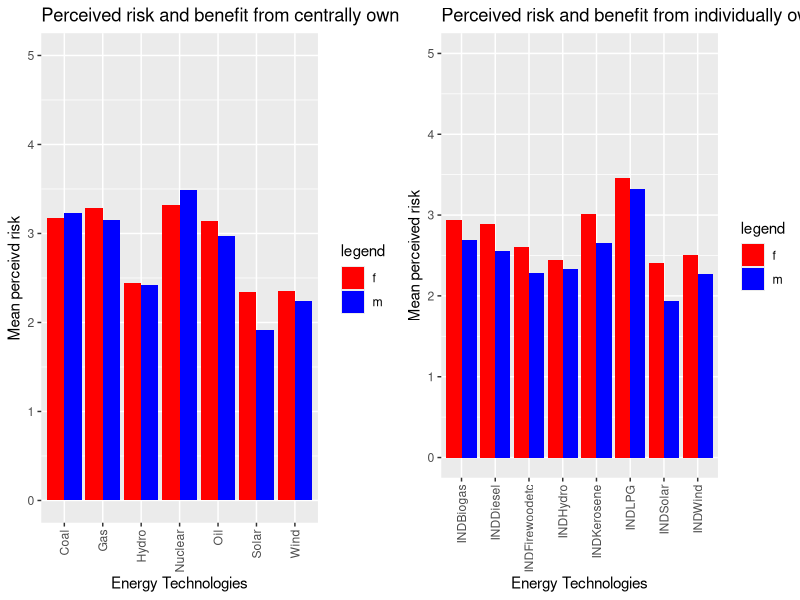

Write R code to recreate this figure. (Note: this script raises an error after producing the figure.)
## ---- chunk 1
  knitr::opts_chunk$set(warning = FALSE, message = FALSE)

suppressPackageStartupMessages(library(tidyverse))
suppressPackageStartupMessages(library(readxl))
suppressPackageStartupMessages(library(dplyr))
suppressPackageStartupMessages(library(tidyr))
suppressPackageStartupMessages(library(ggplot2))

## ---- chunk 2
knitr::opts_chunk$set(warning = FALSE, message = FALSE)
moduletwo <- read_excel(here::here("thesis_surveydata/political_factors_complete.xlsx"))
module2 <- data.frame(moduletwo)
module2[module2 == "Rather not say/ Don't know"] <- "Rather not say/Don't know"

# loaded data set for module 2 eco -pol variables and removes the rows with question number and question text
## ---- chunk 3
knitr::opts_chunk$set(warning = FALSE, message = FALSE)
#This chunk contains the coding schemes of various scales used in survey one: eco-political factors, kahan scale and acceptance scale
codedmodule2 <- module2 %>%
  
#remove row 1
  filter(!row_number() %in% c(1,2)) %>% 
  
# replace risky likert scale with numbers
  mutate_at(vars(starts_with("Risky")), funs(case_when(. =="Not at all risky" ~ 1, 
                                                       . =="Slightly risky" ~ 2, 
                                                       . =="Moderately risky" ~ 3, 
                                                       . =="Very risky" ~ 4, 
                                                       . =="Extremely risky" ~ 5))) %>%

# replace beneficial likert scale with numbers  
  mutate_at(vars(starts_with("Ben")), funs(case_when(. =="Not at all beneficial" ~ 1,
                                                     . =="Slightly beneficial" ~ 2,
                                                     . =="Moderately beneficial" ~ 3,
                                                     . =="Very beneficial" ~ 4,
                                                     . =="Extremely beneficial" ~ 5 ))) %>%

# replace nuclear acceptance likert scale with numbers
  mutate_at(vars(N_accept,N_reluctantlyaccept,N_reject), funs(case_when(. == "Strongly disagree" ~ 1, 
                                                                        . == "Somewhat disagree" ~ 2,
                                                                        . == "Neither agree nor disagree" ~3,
                                                                        . == "Somewhat agree" ~ 4,
                                                                        . == "Strongly agree" ~ 5))) %>%
  
# code likert scale for variables for Kahan scale into numbers
  mutate_at(vars(starts_with (c("K_I","K_H","DISPLACE", "POLLUTE", "HEALTH", "JOBS", "BEAUTY", "PRIDE", "NPRIDE", "DEV", "PROSPER", "RELY"))), funs(case_when(. == "Strongly disagree" ~ 1, 
               . == "Somewhat disagree" ~ 2,
               . == "Neither agree nor disagree" ~3,
               . == "Somewhat agree" ~ 4,
               . == "Strongly agree" ~ 5))) %>%
  
# reverse code for likert scale for variables for Kahan scale into numbers
  mutate_at(vars(starts_with (c("K_S","K_E"))), funs(case_when(. == "Strongly disagree" ~ 5, 
                                                               . == "Somewhat disagree" ~ 4,
                                                               . == "Neither agree nor disagree" ~3,
                                                               . == "Somewhat agree" ~ 2,
                                                               . == "Strongly agree" ~ 1))) %>%

# code eco-pol scale variables into numbers
  mutate_at(vars(SYSTEMDEMO,SYSTEMRELIGION,SYSTEMTECHNO,SYSTEMTOTAL,WEALTHLIM,MECHANISATION,DECISIONDECEN,INDUSTRYLARGE,ECONOMYGLOBAL,OWNERPVT,OWNERNOREG), funs(case_when(. == "Strongly disagree" ~ 1, 
                        . == "Somewhat disagree" ~ 2,
                        . == "Neither agree nor disagree" ~3,
                        . == "Somewhat agree" ~ 4,
                        . == "Strongly agree" ~ 5))) %>%

# reverse code eco-pol scale variables into numbers 
 mutate_at(vars(DECISIONCEN, INDUSTRYSMALL, ECONOMYLOCAL, ENVOVERDEV,OWNERPUB, OWNERREG), funs(case_when(. == "Strongly disagree" ~ 5, 
                                                                                                         . == "Somewhat disagree" ~ 4,
                                                                                                         . == "Neither agree nor disagree" ~3,
                                                                                                         . == "Somewhat agree" ~ 2,
                                                                                                         . == "Strongly agree" ~ 1)))

## ---- chunk 4

moduleone <- read_excel(here::here("thesis_surveydata/livelihood_insecurity_complete.xlsx"))
module1 <- data.frame(moduleone)

# loaded data set for module 2 eco -pol variables and removes the rows with question number and question text
## ---- chunk 5
#This chunk contains the coding schemes of various scales used in survey one: eco-political factors, kahan scale and acceptance scale
codedmodule1 <- module1 %>%
  
#remove row 1
  filter(!row_number() %in% c(1,2)) %>% 
  
# replace risky likert scale with numbers
  mutate_at(vars(starts_with("Risky")), funs(case_when(. =="Not at all risky" ~ 1, 
                                                       . =="Slightly risky" ~ 2, 
                                                       . =="Moderately risky" ~ 3, 
                                                       . =="Very risky" ~ 4, 
                                                       . =="Extremely risky" ~ 5))) %>%

# replace beneficial likert scale with numbers  
  mutate_at(vars(starts_with("Ben")), funs(case_when(. =="Not at all beneficial" ~ 1,
                                                     . =="Slightly beneficial" ~ 2,
                                                     . =="Moderately beneficial" ~ 3,
                                                     . =="Very beneficial" ~ 4,
                                                     . =="Extremely beneficial" ~ 5 ))) %>%

# replace nuclear acceptance likert scale with numbers
  mutate_at(vars(N_accept,N_reluctantlyaccept,N_reject), funs(case_when(. == "Strongly disagree" ~ 1, 
                                                                        . == "Somewhat disagree" ~ 2,
                                                                        . == "Neither agree nor disagree" ~3,
                                                                        . == "Somewhat agree" ~ 4,
                                                                        . == "Strongly agree" ~ 5)))

## ---- chunk 6

suppressPackageStartupMessages(library(tidyselect))
# combine codedmodule1 and codedmodule2

numcol2 <- codedmodule2 %>% add_column(Respondent = 1:1099, .before = "Language") 
numcol1 <- codedmodule1 %>% add_column(Respondent = 1099:2160, .before = "Language")

joineddf <-  full_join(numcol2, numcol1, by = c("Respondent", "Language", "Survey_Date", "State", "Risky_Hydro", "Risky_Solar", "Risky_Wind", "Risky_Nuclear", "Risky_Coal", "Risky_Gas", "Risky_Oil", "Risky_INDHydro", "Risky_INDSolar", "Risky_INDWind", "Risky_INDBiogas", "Risky_INDDiesel", "Risky_INDKerosene", "Risky_INDFirewoodetc", "Risky_INDLPG", "Ben_Hydro", "Ben_Solar", "Ben_Wind", "Ben_Nuclear", "Ben_Coal", "Ben_Gas", "Ben_Oil", "Ben_INDHydro", "Ben_INDSolar", "Ben_INDWind", "Ben_INDDiesel", "Ben_INDBiogas", "Ben_INDFirewoodetc", "Ben_INDLPG", "Ben_INDKerosene", "N_accept", "N_reluctantlyaccept", "N_reject", "age", "urban_rural", "gender", "caste", "religion", "religiontext")) 


summary(joineddf)

## ---- chunk 7
library(dplyr)

demovars <- joineddf %>%
  select(starts_with("Risky"), starts_with("Ben"),urban_rural, gender, caste, religion, age, State)%>%
  mutate(religion = ifelse(religion == "Other (Please mention)", "Other", religion))

summary(demovars)
table(demovars$gender)


## ---- chunk 8
library(dplyr)

demovars_frisk <- demovars %>%
  select(starts_with("Risky"), gender) %>%
  filter(gender == "Female")%>%
  na.omit()


demovars_mrisk <- demovars %>%
  select(starts_with("Risky"), gender) %>%
  filter(gender == "Male") %>%
  na.omit()

  
sum_frisk <- demovars_frisk %>% 
    summarise(across(starts_with("Risky"), list(mean = mean, sd = sd, median = median, n = nrow))) %>%
    pivot_longer(cols = starts_with("Risky"), 
                                          names_to = c("Risky", "Technology", "stat"), 
                                          names_sep =  "_",
                                          values_to = "Value")%>%
    select(-Risky) %>%
    pivot_wider(names_from = stat, values_from = Value)%>%
    mutate(gender = "f")


sum_mrisk <- demovars_mrisk %>% 
    summarise(across(starts_with("Risky"), list(mean = mean, sd = sd, median = median, n = nrow))) %>%
    pivot_longer(cols = starts_with("Risky"), 
                                          names_to = c("Risky", "Technology", "stat"), 
                                          names_sep =  "_",
                                          values_to = "Value")%>%
                                         
    select(-Risky) %>%
    pivot_wider(names_from = stat, values_from = Value)%>%
    mutate(gender = "m")






## ---- chunk 9
library(ggplot2)

# Combine the two datasets
sum_gender <- rbind(sum_frisk, sum_mrisk)

# Plot

p1 <- sum_gender%>% 
  filter(Technology %in% c("Wind","Nuclear","Solar","Oil","Hydro","Gas","Coal")) %>%
  ggplot(aes(x=Technology, y= mean, fill = gender))+
  geom_bar(stat="identity", position=position_dodge())+
  #geom_errorbar(aes(ymin=mean-sd, ymax=mean+sd), width=0.2, position=position_dodge(0.9)) +
  ylim(0,5)+
  scale_fill_manual(values=c("red", "blue"), name="legend")+
  labs(y = "Mean perceivd risk", x = "Energy Technologies")+
  ggtitle("Perceived risk and benefit from centrally owned energy technologies by gender")+
  theme(axis.text.x = element_text(angle=90, hjust=1, vjust=0.5))


p2 <- sum_gender%>% 
  filter(Technology %in% c("INDHydro", "INDSolar", "INDWind", "INDBiogas","INDDiesel", "INDKerosene","INDFirewoodetc","INDLPG")) %>%
  ggplot(aes(x=Technology, y= mean, fill = gender))+
  geom_bar(stat="identity", position=position_dodge())+
  #geom_errorbar(aes(ymin=mean-sd, ymax=mean+sd), width=0.2, position=position_dodge(0.9)) +
  ylim(0,5)+
  scale_fill_manual(values=c("red", "blue"), name="legend")+
  labs(y = "Mean perceived risk", x = "Energy Technologies")+
  ggtitle("Perceived risk and benefit from individually owned energy technologies by gender")+
  theme(axis.text.x = element_text(angle=90, hjust=1, vjust=0.5))


library(gridExtra)
grid.arrange(p1, p2, ncol = 2)

## ---- chunk 10

# conducting 
library(stats)

male_risk <- demovars[demovars$gender == "Male",]$Risky_Nuclear
female_risk <- demovars[demovars$gender == "Female",]$Risky_Nuclear

wilcox.test(male_risk, female_risk, alternative = "two.sided")


library(dplyr)
library(purrr)

demovars %>% 
  filter(gender %in% c("Male", "Female"))%>%
  select(starts_with("Risky")) %>% 
  lapply(function(col) wilcox.test(col ~ gender, data = demovars))
